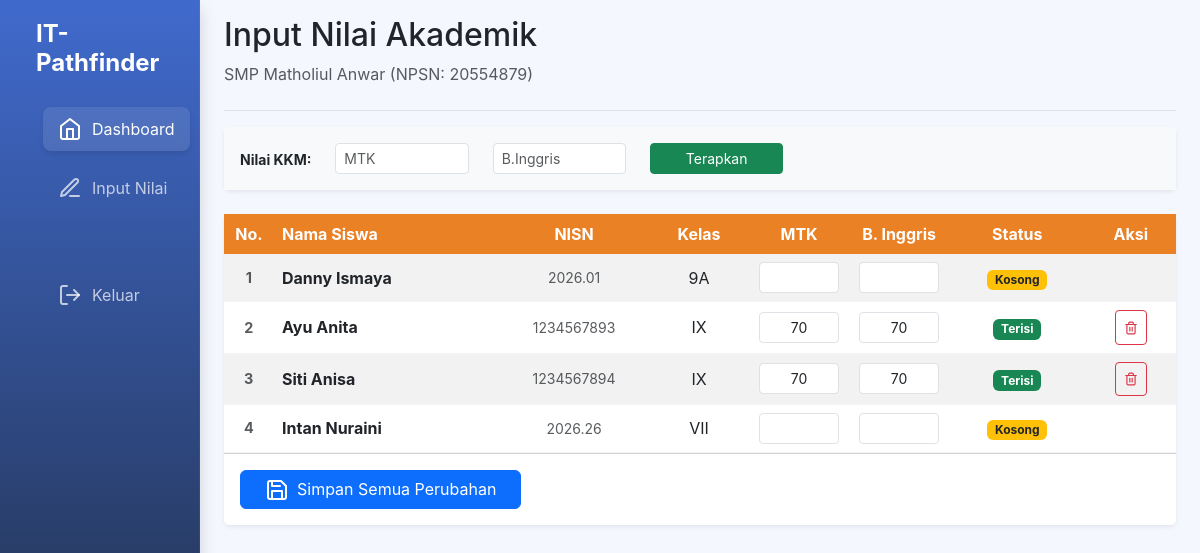
Page /guru_input_nilai.php (signed in) on the committed database.
### tables this page shows
CREATE TABLE `users` (
  `id_user` int(11) NOT NULL,
  `nama` varchar(100) NOT NULL,
  `username` varchar(50) NOT NULL,
  `password` varchar(255) NOT NULL,
  `npsn` varchar(10) DEFAULT NULL,
  `nama_sekolah` varchar(100) DEFAULT NULL,
  `role` enum('siswa','guru_bk','admin') NOT NULL,
  `nisn` varchar(20) DEFAULT NULL,
  `kelas` varchar(20) DEFAULT NULL,
  `created_at` datetime DEFAULT current_timestamp()
);

CREATE TABLE `nilai_akademik` (
  `id_nilai` int(11) NOT NULL,
  `id_user` int(11) DEFAULT NULL,
  `nilai_matematika` int(11) DEFAULT NULL,
  `nilai_binggris` int(11) DEFAULT NULL,
  `semester` varchar(10) DEFAULT NULL
);

### guru_input_nilai.php (the view, shortened to what this page needs)
<?php
include "koneksi.php";
$id_user = $_SESSION['id_user'];
$query_guru = mysqli_query($koneksi, "SELECT npsn, nama_sekolah FROM users WHERE id_user = '$id_user'");
$data_guru = mysqli_fetch_assoc($query_guru);
$npsn_guru = $data_guru['npsn'];
$nama_sekolah = $data_guru['nama_sekolah'];
$query_siswa = "SELECT u.id_user, u.nama, u.kelas, u.nisn,
                       n.nilai_matematika, n.nilai_binggris, n.id_nilai
                FROM users u
                LEFT JOIN nilai_akademik n ON u.id_user = n.id_user
                WHERE u.npsn = '$npsn_guru' AND u.role = 'siswa'
                ORDER BY u.kelas ASC, u.nama ASC";
$result_siswa = mysqli_query($koneksi, $query_siswa);
?>
<!DOCTYPE html>
<html lang="id">
<head>
    <link href="https://cdn.jsdelivr.net/npm/bootstrap@5.3.0/dist/css/bootstrap.min.css" rel="stylesheet">
    <link rel="stylesheet" href="style.css">
</head>
<body>
    <div class="container-fluid">
        <div class="row">
            <nav class="col-md-2 d-none d-md-block sidebar shadow">
            <div class="position-sticky px-3">
                <h4 class="fw-bold mb-4 px-2">IT-Pathfinder</h4>
                <ul class="nav flex-column">
                    <li class="nav-item"><a class="nav-link active" href="dashboard_guru.php"><i data-feather="home"></i><span>Dashboard</span></a></li>
                    <li class="nav-item"><a class="nav-link" href="guru_input_nilai.php"><i data-feather="edit-3"></i>Input Nilai</a></li>
                    <li class="nav-item mt-4"><a class="nav-link text-danger" href="index.html"><i data-feather="log-out"></i>Keluar</a></li>
                </ul>
            </div>
        </nav>
            <main class="col-md-10 ms-sm-auto px-md-4 main-content">
                <div class="pt-3 pb-2 mb-3 border-bottom">
                    <h1 class="h2">Input Nilai Akademik</h1>
                    <p class="text-muted"><?php echo $nama_sekolah; ?> (NPSN: <?php echo $npsn_guru; ?>)</p>
                </div>
                <div class="card border-0 shadow-sm mb-4">
                    <div class="card-body bg-light">
                        <div class="row align-items-center">
                            <div class="col-md-auto"><small class="fw-bold">Nilai KKM:</small></div>
                            <div class="col-md-2"><input type="number" id="fillMtk" class="form-control form-control-sm" placeholder="MTK"></div>
                            <div class="col-md-2"><input type="number" id="fillIng" class="form-control form-control-sm" placeholder="B.Inggris"></div>
                            <div class="col-md-2"><button type="button" class="btn btn-sm btn-success w-100" onclick="applyAutofill()">Terapkan</button></div>
                        </div>
                    </div>
                </div>
                <form action="proses_simpan_nilai.php" method="POST">
                    <div class="card border-0 shadow-sm">
                        <div class="table-responsive">
                            <table class="table table-hover table-striped align-middle mb-0">
    <thead class="table-primary-custom">
        <tr>
            <th class="text-center" width="50px">No.</th>
            <th>Nama Siswa</th>
            <th class="text-center" width="150px">NISN</th>
            <th class="text-center" width="100px">Kelas</th>
            <th class="text-center" width="100px">MTK</th>
            <th class="text-center" width="100px">B. Inggris</th>
            <th class="text-center">Status</th>
            <th class="text-center">Aksi</th>
        </tr>
    </thead>
    <tbody>
        <?php
        $no = 1;
        while ($s = mysqli_fetch_assoc($result_siswa)): ?>
            <tr>
                <td class="text-center fw-bold text-muted"><?php echo $no++; ?></td>
                <td><div class="fw-bold"><?php echo $s['nama']; ?></div></td>
                <td class="text-center"><div class="small text-muted"><?php echo $s['nisn']; ?></div></td>
                <td class="text-center"><?php echo $s['kelas']; ?></td>
                <td class="text-center">
                    <input type="number" name="mtk[<?php echo $s['id_user']; ?>]" class="form-control form-control-sm mx-auto table-input in-mtk" value="<?php echo $s['nilai_matematika']; ?>">
                </td>
                <td class="text-center">
                    <input type="number" name="inggris[<?php echo $s['id_user']; ?>]" class="form-control form-control-sm mx-auto table-input in-ing" value="<?php echo $s['nilai_binggris']; ?>">
                </td>
                <td class="text-center">
                    <?php echo ($s['id_nilai']) ? '<span class="badge bg-success">Terisi</span>' : '<span class="badge bg-warning text-dark">Kosong</span>'; ?>
                </td>
                <td class="text-center">
                    <?php if ($s['id_nilai']): ?>
                        <a href="hapus_nilai.php?id=<?php echo $s['id_nilai']; ?>" class="btn btn-sm btn-outline-danger" onclick="return confirm('Hapus nilai siswa ini?')"><i data-feather="trash-2" style="width:14px"></i></a>
                    <?php endif; ?>
                </td>
            </tr>
        <?php endwhile; ?>
    </tbody>
</table>
                        </div>
                        <div class="card-footer bg-white py-3">
                            <button type="submit" name="simpan_massal" class="btn btn-primary px-4"><i data-feather="save" class="me-2"></i>Simpan Semua Perubahan</button>
                        </div>
                    </div>
                </form>
            </main>
        </div>
    </div>
</body>
</html>

### style.css (style rules this page uses)
:root { --gradient-sidebar: linear-gradient(180deg, #1e293b 0%, #334155 100%); --primary-accent: #3b82f6; --glass-bg: rgba(255, 255, 255, 0.1); }
body { background-color: #f1f5f9; font-family: 'Inter', sans-serif; }
.sidebar { min-height: 100vh; width: 16.666667%; background: linear-gradient(180deg, #0f172a 0%, #1e293b 100%) !important; color: white; padding-top: 20px; border-right: 1px solid rgba(255, 255, 255, 0.05); position: fixed; top: 0; left: 0; z-index: 1000; }
main { margin-left: 16.666667%; }
.nav-link { color: rgba(255,255,255,0.7) !important; margin: 5px 15px; padding: 10px 15px; display: flex; align-items: center; transition: all 0.3s ease; }
.nav-link.active { color: white !important; background: var(--glass-bg); border-radius: 12px; box-shadow: 0 4px 6px -1px rgba(0, 0, 0, 0.1); backdrop-filter: blur(4px); }

### guru_input_nilai.php (style rules this page uses)
:root { --primary-color: #2563eb; --sidebar-bg: #1e293b; }
body { background-color: #f4f7fe; font-family: 'Inter', sans-serif; }
.sidebar { min-height: 100vh; width: 16.666667%; background: linear-gradient(180deg, #406acd 0%, #1e293b 100%) !important; color: white; padding-top: 20px; border-right: 1px solid rgba(255, 255, 255, 0.05); position: fixed; top: 0; left: 0; z-index: 1000; }
.nav-link { color: rgba(255,255,255,0.7); margin-bottom: 10px; display: flex; align-items: center; gap: 10px; }
.nav-link:hover, .nav-link.active { color: white; background: rgba(255,255,255,0.1); border-radius: 8px; }
.table-input { max-width: 80px; text-align: center; margin: 0 auto; }
.table-hover tbody tr:nth-of-type(odd) { background-color: rgba(37, 99, 235, 0.02); }
.table-primary-custom { background-color: #2563eb !important; color: white !important; }
.table-primary-custom th { background-color: #eb8125 !important; color: white !important; border-bottom: none; vertical-align: middle; white-space: nowrap; }
.table-striped tbody tr:nth-of-type(odd) { --bs-table-accent-bg: rgba(37, 99, 235, 0.05) !important; color: var(--bs-table-striped-color); }
.table td { border-color: #f1f5f9; }
td.text-muted { font-size: 0.9rem; letter-spacing: 0.5px; }

### rows in the picture
users: nama_sekolah "SMP Matholiul Anwar", npsn "20554879"
users: nama "Danny Ismaya", nisn "2026.01", kelas "9A", shows "Kosong"
nilai_akademik: id_user.nama "Ayu Anita", id_user.nisn "1234567893", id_user.kelas "IX", nilai_matematika "70", nilai_binggris "70", shows "Terisi"
nilai_akademik: id_user.nama "Siti Anisa", id_user.nisn "1234567894", id_user.kelas "IX", nilai_matematika "70", nilai_binggris "70", shows "Terisi"
users: nama "Intan Nuraini", nisn "2026.26", kelas "VII", shows "Kosong"
